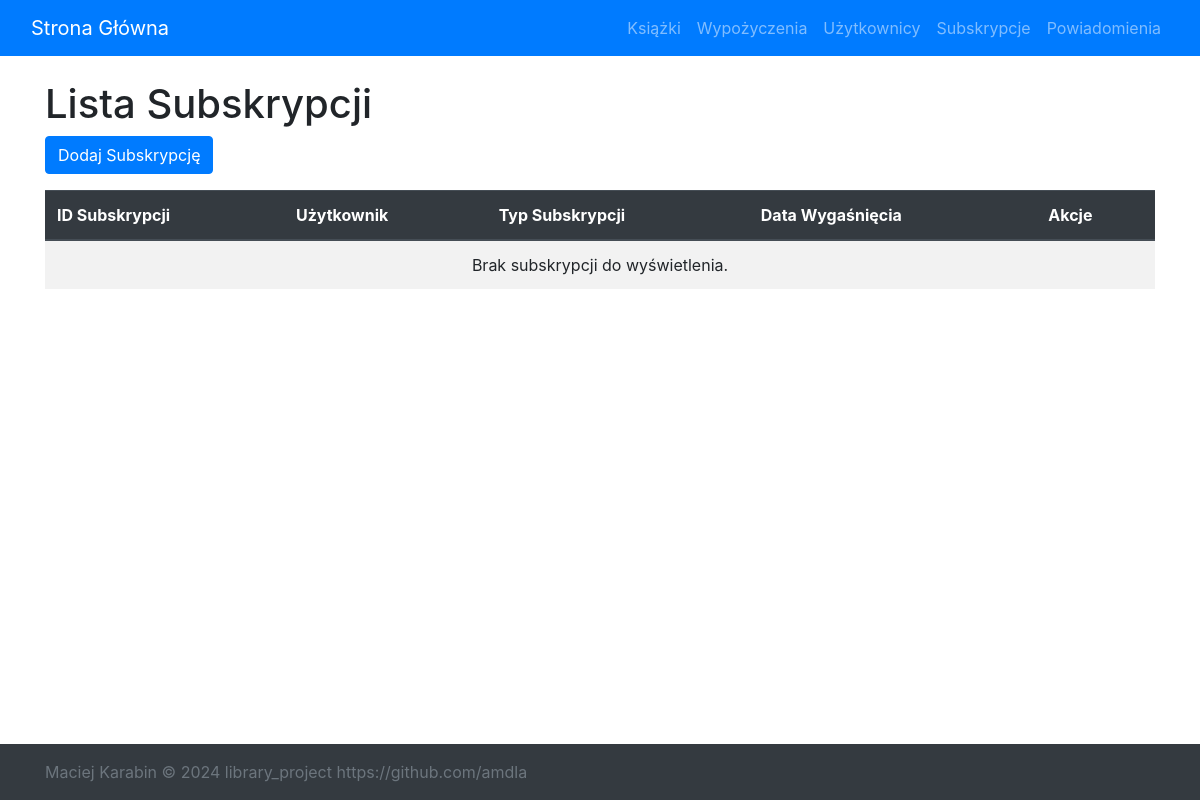
Page /subscriptions/ on the earlier database version.
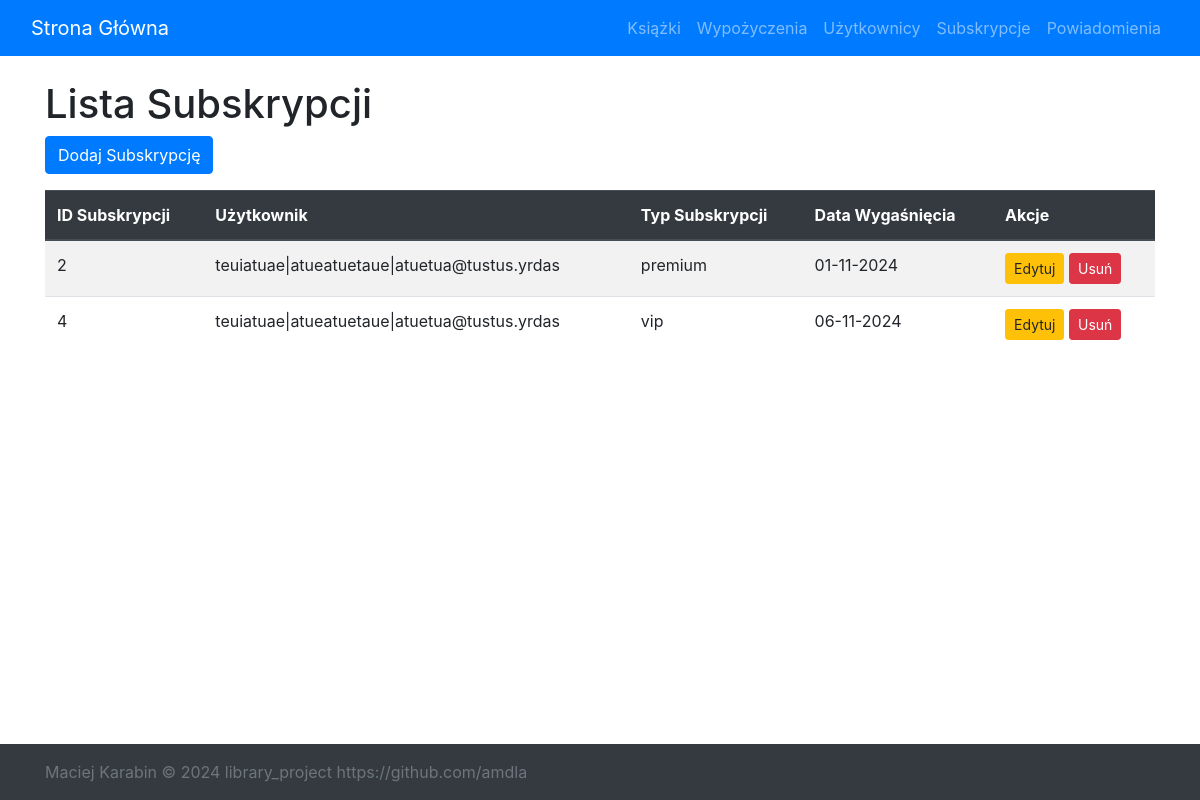
Same page on the later database version.
### library_app/models.py (models this page shows, shortened)
class Subscription(models.Model):
    TYPE_CHOICES = [
        ('standard', 'Standard'),
        ('premium', 'Premium'),
        ('vip', 'VIP'),
    ]
    subscription_id = models.AutoField(primary_key=True)
    user = models.ForeignKey(Users, on_delete=models.CASCADE)
    subscription_type = models.CharField(max_length=100, choices=TYPE_CHOICES, default='standard')
    expiration_date = models.DateField()

class Users(models.Model):
    user_id = models.AutoField(primary_key=True)  # Primary key for user table
    first_name = models.CharField(max_length=50)
    last_name = models.CharField(max_length=50)
    email = models.EmailField(unique=True)
    username = models.CharField(max_length=50, unique=True)

### library_app/views.py (the view)
# urls.py: path('subscriptions/', views.subscription_list, name='subscription-list'),
def subscription_list(request):
    subscriptions = Subscription.objects.all()
    return render(request, 'lists/subscription_list.html', {'subscriptions': subscriptions})

### library_app/templates/lists/subscription_list.html (shortened to what this page needs)
{% extends 'library_app/base.html' %}
{% block content %}
    <h1>Lista Subskrypcji</h1>
    <a href="{% url 'subscription-create' %}" class="btn btn-primary mb-3">Dodaj Subskrypcję</a>
    <table id="subscriptionTable" class="table table-striped">
        <thead class="thead-dark">
        <tr>
            <th scope="col">ID Subskrypcji</th>
            <th scope="col">Użytkownik</th>
            <th scope="col">Typ Subskrypcji</th>
            <th scope="col">Data Wygaśnięcia</th>
            <th scope="col">Akcje</th>
        </tr>
        </thead>
        <tbody>
        {% for subscription in subscriptions %}
            <tr>
                <td>{{ subscription.subscription_id }}</td>
                <td>{{ subscription.user.username }}</td>
                <td>{{ subscription.subscription_type }}</td>
                <td>{{ subscription.expiration_date|date:"d-m-Y" }}</td>
                <td>
                    <a href="{% url 'subscription-update' subscription.pk %}" class="btn btn-warning btn-sm">Edytuj</a>
                    <a href="{% url 'subscription-delete' subscription.pk %}" class="btn btn-danger btn-sm">Usuń</a>
                </td>
            </tr>
        {% empty %}
            <tr>
                <td colspan="5" class="text-center">Brak subskrypcji do wyświetlenia.</td>
            </tr>
        {% endfor %}
        </tbody>
    </table>
{% endblock %}

Differences in the rows shown:
added Subscription: subscription_id "2", user.username "teuiatuae|atueatuetaue|atuetua@tustus.yrdas", subscription_type "premium", expiration_date "01-11-2024"
added Subscription: subscription_id "4", user.username "teuiatuae|atueatuetaue|atuetua@tustus.yrdas", subscription_type "vip", expiration_date "06-11-2024"
Other differences:
text no longer shown: "Brak subskrypcji do wyświetlenia."
